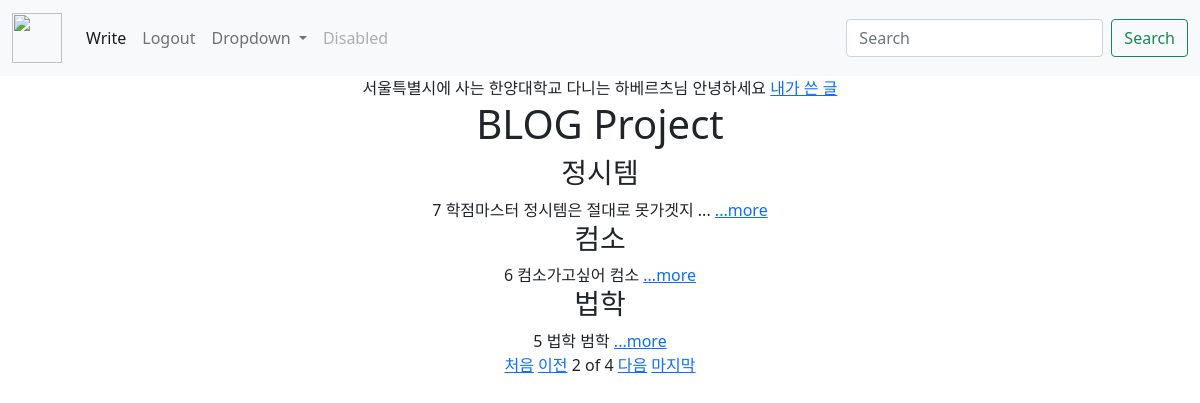
Screenshot of /?page=2 (signed in) with the database file from the repository.
### account/models.py (models this page shows)
class CustomUser(AbstractUser) :
    nickname = models.CharField(max_length=100)
    university = models.CharField(max_length=50)
    location = models.CharField(max_length=200)

### blog/models.py (models this page shows, shortened)
class Blog(models.Model):
    title = models.CharField(max_length=200)
    writer = models.CharField(max_length=100)
    pub_date = models.DateTimeField()
    body = models.TextField()
    image = models.ImageField(upload_to = "blog/", blank = True, null = True)
    def summary(self) :
        return self.body[:100]

### blog/views.py (the view)
# urls.py: 2. Add a URL to urlpatterns:  path('', views.home, name='home')
def home(request) :
    blogs = Blog.objects.order_by('-pub_date')
    search = request.GET.get('search')
    if search == 'true' :
        author = request.GET.get('writer')
        blogs = Blog.objects.filter(writer=author)
        return render(request, 'home.html', {'blogs':blogs})
    paginator = Paginator(blogs, 3)
    page = request.GET.get('page')
    blogs = paginator.get_page(page)
    return render(request, 'home.html', {'blogs':blogs})

### blog/templates/home.html
{% extends 'basic.html' %}
{% block content %}
    {% if user.is_authenticated %}
    {{user.location}}에 사는 {{user.university}} 다니는 {{user.nickname}}님 안녕하세요
    {% endif %}
    <a href="?search=true&writer={{user.nickname}}">내가 쓴 글</a>
    <h1>BLOG Project</h1>
    <div class="container">
        {% for blog in blogs%}
        <div>
            <h3>{{blog.title}}</h3>
            {{blog.id}}
            {{blog.writer}}
            {{blog.summary}} <a href="{%url 'detail' blog.id %}">...more</a>
        <br>
        </div>
    {% endfor %}
    </div>
    {% if blogs.has_previous %}
    <a href="?page=1">처음</a>
    <a href="?page={{blogs.previous_page_number}}">이전</a>
    {% endif %}
    <span>{{blogs.number}}</span>
    <span>of</span>
    <span>{{blogs.paginator.num_pages}}</span>
    {% if blogs.has_next %}
    <a href="?page={{blogs.next_page_number}}">다음</a>
    <a href="?page={{blogs.paginator.num_pages}}">마지막</a>
    {% endif %}
{% endblock %}

### lionproject/templates/basic.html (style rules this page uses)
body { text-align: center; }

### rows the page displays
CustomUser: location "서울특별시", university "한양대학교", nickname "하베르츠"
Blog: title "정시템", id "7", writer "학점마스터", summary "정시템은 절대로 못가겟지 ..."
Blog: title "컴소", id "6", writer "컴소가고싶어", summary "컴소"
Blog: title "법학", id "5", writer "법학", summary "범학"

### other values shown
{{ blogs.number }} "2"
{{ blogs.paginator.num_pages }} "4"
